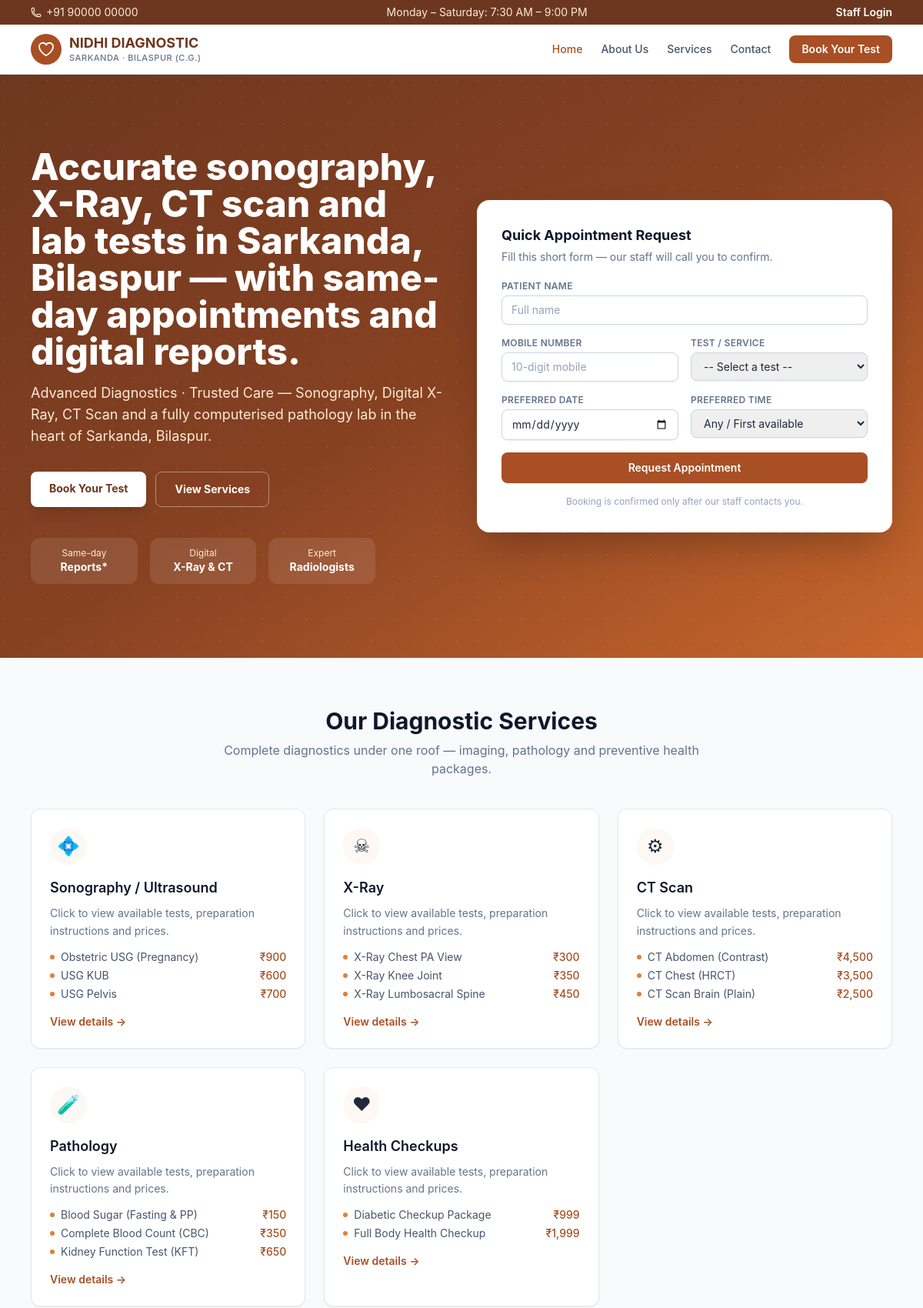
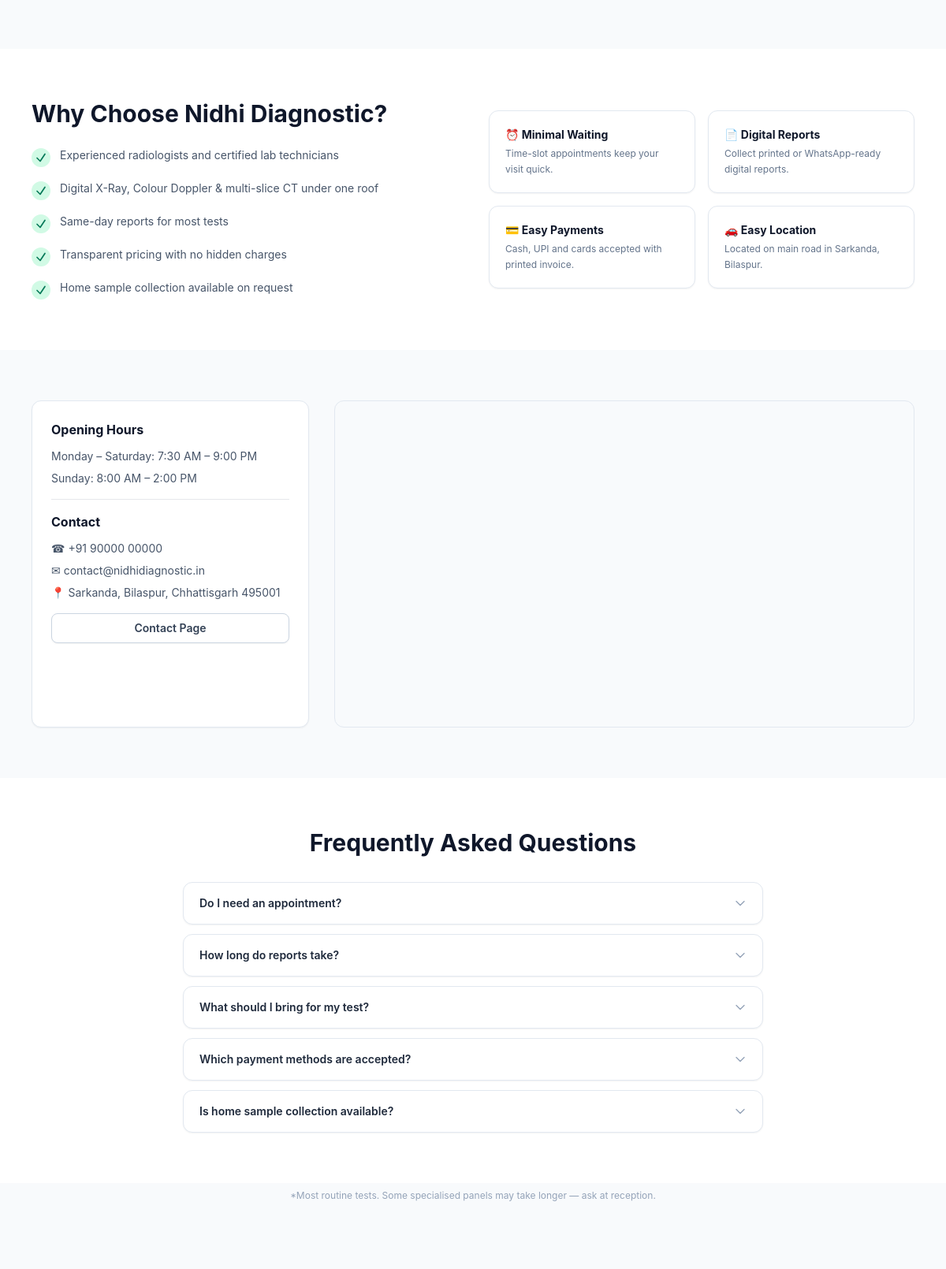
The page / (upper part) on the database its author committed (2 pictures, top to bottom).
### app/utils/helpers.py (models this page shows, shortened)
class Setting(db.Model):
    __tablename__ = "settings"
    key = db.Column(db.String(64), primary_key=True)
    value = db.Column(db.Text, nullable=False, default="")
    updated_at = db.Column(
        db.DateTime, default=lambda: datetime.now(timezone.utc).replace(tzinfo=None),
        onupdate=lambda: datetime.now(timezone.utc).replace(tzinfo=None),
    )
    updated_by = db.Column(db.Integer, db.ForeignKey("users.id", ondelete="SET NULL"))

### app/models/content.py (models this page shows)
class WebsiteContent(db.Model, TimestampMixin):
    __tablename__ = "website_contents"
    id = db.Column(db.Integer, primary_key=True)
    key = db.Column(db.String(64), unique=True, nullable=False, index=True)
    title = db.Column(db.String(200))  # human label in admin UI
    body = db.Column(db.Text, default="")
    updated_by_id = db.Column(db.Integer, db.ForeignKey("users.id"))

class FAQ(db.Model, TimestampMixin):
    __tablename__ = "faqs"
    id = db.Column(db.Integer, primary_key=True)
    question = db.Column(db.String(255), nullable=False)
    answer = db.Column(db.Text, nullable=False)
    sort_order = db.Column(db.Integer, default=0, nullable=False)
    is_active = db.Column(db.Boolean, default=True, nullable=False)

### app/models/service.py (models this page shows, shortened)
class ServiceCategory(db.Model, TimestampMixin):
    __tablename__ = "service_categories"
    id = db.Column(db.Integer, primary_key=True)
    name = db.Column(db.String(96), unique=True, nullable=False)
    slug = db.Column(db.String(96), unique=True, nullable=False, index=True)
    icon = db.Column(db.String(64))  # inline svg key / emoji
    description = db.Column(db.Text)
    sort_order = db.Column(db.Integer, default=0, nullable=False)
    is_active = db.Column(db.Boolean, default=True, nullable=False)
    services = db.relationship(
        "Service", back_populates="category", lazy="dynamic",
        order_by="Service.name",
    )

class Service(db.Model, TimestampMixin):
    __tablename__ = "services"
    id = db.Column(db.Integer, primary_key=True)
    code = db.Column(db.String(32), unique=True, nullable=False, index=True)
    name = db.Column(db.String(128), nullable=False, index=True)
    category_id = db.Column(
        db.Integer, db.ForeignKey("service_categories.id"), nullable=False
    )
    description = db.Column(db.Text)
    preparation_instructions = db.Column(db.Text)
    duration_minutes = db.Column(db.Integer, default=30)
    price = db.Column(db.Numeric(10, 2), nullable=False, default=0)
    show_price_public = db.Column(db.Boolean, default=True, nullable=False)
    discount_eligible = db.Column(db.Boolean, default=True, nullable=False)
    tax_percent = db.Column(db.Numeric(5, 2), default=0, nullable=False)
    requires_appointment = db.Column(db.Boolean, default=True, nullable=False)
    is_active = db.Column(db.Boolean, default=True, nullable=False)
    category = db.relationship("ServiceCategory", back_populates="services")
    bookings = db.relationship(
        "BookingService", back_populates="service", lazy="dynamic"
    )

### app/website/routes.py (the view)
@website_bp.route("/")
def home():
    cats = _active_categories()
    banners = Banner.query.filter_by(is_active=True).order_by(Banner.sort_order).limit(3).all()
    faqs = FAQ.query.filter_by(is_active=True).order_by(FAQ.sort_order).all()
    content = {}
    from app.models.content import WebsiteContent
    for row in WebsiteContent.query.all():
        content[row.key] = row
    form = BookingForm()
    form.service_id.choices = [(0, "-- Select a test --")] + [
        (s.id, s.name) for s in Service.query.filter_by(is_active=True).order_by(Service.name)
    ]
    return render_template(
        "website/home.html", categories=cats, banners=banners, faqs=faqs,
        content=content, form=form, show_prices=show_public_prices(),
        today=date.today(),
    )

### app/templates/website/home.html (shortened to what this page needs)
{% extends "website/base.html" %}
{% block content %}
<section class="relative overflow-x-clip bg-gradient-to-br from-brand-900 via-brand-800 to-brand-600 text-white">
  <div class="absolute inset-0 opacity-10" style="background-image:radial-gradient(circle at 20% 30%, white 1px, transparent 1px); background-size: 28px 28px;"></div>
  <div class="relative mx-auto grid max-w-6xl items-center gap-10 px-4 py-10 sm:py-16 lg:grid-cols-2 lg:py-24">
    <div>
      {% set hero = content.get('home_hero_title') %}
      <h1 class="text-3xl font-extrabold leading-tight sm:text-4xl lg:text-5xl">
        {{ hero.body if hero else 'Advanced Diagnostics You Can Trust' }}
      </h1>
      <p class="mt-4 max-w-xl text-base leading-relaxed text-brand-100 sm:text-lg">
        {{ get_setting('tagline') }} — Sonography, Digital X-Ray, CT Scan and a fully
        computerised pathology lab in the heart of Sarkanda, Bilaspur.
      </p>
      <div class="mt-8 flex flex-wrap gap-3">
        <a href="{{ url_for('website.book') }}" class="rounded-lg bg-white px-6 py-3 text-sm font-bold text-brand-900 shadow-lg hover:bg-brand-50 transition">Book Your Test</a>
        <a href="{{ url_for('website.services') }}" class="rounded-lg border border-white/40 px-6 py-3 text-sm font-bold text-white hover:bg-white/10 transition">View Services</a>
      </div>
      <dl class="mt-10 grid max-w-md grid-cols-3 gap-4 text-center">
        <div class="rounded-xl bg-white/10 px-3 py-3 backdrop-blur"><dt class="text-xs text-brand-100">Same-day</dt><dd class="text-sm font-bold">Reports*</dd></div>
        <div class="rounded-xl bg-white/10 px-3 py-3 backdrop-blur"><dt class="text-xs text-brand-100">Digital</dt><dd class="text-sm font-bold">X-Ray &amp; CT</dd></div>
        <div class="rounded-xl bg-white/10 px-3 py-3 backdrop-blur"><dt class="text-xs text-brand-100">Expert</dt><dd class="text-sm font-bold">Radiologists</dd></div>
      </dl>
    </div>
    <div class="rounded-2xl bg-white p-6 shadow-2xl text-slate-800 sm:p-8">
      <h2 class="text-lg font-bold text-slate-900">Quick Appointment Request</h2>
      <p class="mt-1 text-sm text-slate-500">Fill this short form — our staff will call you to confirm.</p>
      <form method="post" action="{{ url_for('website.book_quick') }}" class="mt-5 space-y-4">
        <div class="grid gap-4 sm:grid-cols-2">
          <div class="sm:col-span-2">
            <label class="label" for="hero_name">Patient Name</label>
            <input id="hero_name" name="patient_name" required maxlength="128" class="input" placeholder="Full name">
          </div>
          <div>
            <label class="label" for="hero_mobile">Mobile Number</label>
            <input id="hero_mobile" name="mobile" required inputmode="numeric" pattern="[6-9][0-9]{9}" class="input" placeholder="10-digit mobile">
          </div>
          <div>
            <label class="label" for="hero_service">Test / Service</label>
            <select id="hero_service" name="service_id" required class="input">
              {% for value, label in form.service_id.choices %}
              <option value="{{ value }}" {% if value == 0 %}disabled selected{% endif %}>{{ label }}</option>
              {% endfor %}
            </select>
          </div>
          <div>
            <label class="label" for="hero_date">Preferred Date</label>
            <input id="hero_date" type="date" name="preferred_date" required min="{{ today.isoformat() }}" class="input">
          </div>
          <div>
            <label class="label" for="hero_time">Preferred Time</label>
            <select id="hero_time" name="preferred_time" class="input">
              {% for value, label in form.preferred_time.choices %}
              <option value="{{ value }}">{{ label }}</option>
              {% endfor %}
            </select>
          </div>
        </div>
        <button type="submit" class="btn-primary w-full py-2.5">Request Appointment</button>
        <p class="text-center text-xs text-slate-400">Booking is confirmed only after our staff contacts you.</p>
      </form>
    </div>
  </div>
</section>
<section class="mx-auto max-w-6xl px-4 py-16">
  <div class="text-center">
    <h2 class="text-2xl font-bold text-slate-900 sm:text-3xl">Our Diagnostic Services</h2>
    <p class="mx-auto mt-2 max-w-2xl text-slate-500">Complete diagnostics under one roof — imaging, pathology and preventive health packages.</p>
  </div>
  <div class="mt-10 grid gap-6 sm:grid-cols-2 lg:grid-cols-3">
    {% for cat in categories %}
    <a href="{{ url_for('website.category', slug=cat.slug) }}"
       class="card group p-6 transition hover:-translate-y-1 hover:shadow-lg">
      <span class="flex h-12 w-12 items-center justify-center rounded-full bg-brand-50 text-2xl">{{ cat.icon or '&#9877;' }}</span>
      <h3 class="mt-4 text-lg font-semibold text-slate-900 group-hover:text-brand-700">{{ cat.name }}</h3>
      <p class="mt-2 line-clamp-2 text-sm leading-relaxed text-slate-500">{{ cat.description or 'Click to view available tests, preparation instructions and prices.' }}</p>
      <ul class="mt-3 space-y-1 text-sm text-slate-600">
        {% for svc in cat.services.filter_by(is_active=True).limit(3) %}
        <li class="flex items-center gap-2"><span class="h-1.5 w-1.5 rounded-full bg-brand-500"></span>{{ svc.name }}
          {% if show_prices and svc.show_price_public %}<span class="ml-auto font-medium text-brand-700">&#8377;{{ '{:,.0f}'.format(svc.price) }}</span>{% endif %}
        </li>
        {% endfor %}
      </ul>
      <p class="mt-4 text-sm font-semibold text-brand-700">View details &rarr;</p>
    </a>
    {% endfor %}
  </div>
</section>
<section class="bg-white py-16">
  <div class="mx-auto max-w-6xl px-4 grid gap-10 lg:grid-cols-2 lg:items-center">
    <div>
      {% set why = content.get('why_choose_us') %}
      <h2 class="text-2xl font-bold text-slate-900 sm:text-3xl">Why Choose {{ center_name() }}?</h2>
      <ul class="mt-6 space-y-4">
        {% for point in (why.body.split('|') if why else []) %}
        <li class="flex items-start gap-3">
          <span class="mt-0.5 flex h-6 w-6 flex-none items-center justify-center rounded-full bg-emerald-100 text-emerald-700">
            <svg class="h-4 w-4" fill="none" stroke="currentColor" stroke-width="2.5" viewBox="0 0 24 24"><path stroke-linecap="round" stroke-linejoin="round" d="M4.5 12.75l6 6 9-13.5"/></svg>
          </span>
          <p class="text-sm leading-relaxed text-slate-600">{{ point.strip() }}</p>
        </li>
        {% else %}
        <li>Experienced radiologists &amp; certified technicians</li>
        <li>Digital X-Ray, Colour Doppler &amp; multi-slice CT under one roof</li>
        <li>Same-day reports for most tests</li>
        <li>Transparent pricing</li>
        {% endfor %}
      </ul>
    </div>
    <div class="grid gap-4 sm:grid-cols-2">
      <div class="card p-5"><p class="text-sm font-bold text-slate-900">&#9200; Minimal Waiting</p><p class="mt-1 text-xs leading-relaxed text-slate-500">Time-slot appointments keep your visit quick.</p></div>
      <div class="card p-5"><p class="text-sm font-bold text-slate-900">&#128196; Digital Reports</p><p class="mt-1 text-xs leading-relaxed text-slate-500">Collect printed or WhatsApp-ready digital reports.</p></div>
      <div class="card p-5"><p class="text-sm font-bold text-slate-900">&#128179; Easy Payments</p><p class="mt-1 text-xs leading-relaxed text-slate-500">Cash, UPI and cards accepted with printed invoice.</p></div>
      <div class="card p-5"><p class="text-sm font-bold text-slate-900">&#128663; Easy Location</p><p class="mt-1 text-xs leading-relaxed text-slate-500">Located on main road in Sarkanda, Bilaspur.</p></div>
    </div>
  </div>
</section>
<section class="mx-auto max-w-6xl px-4 py-16 grid gap-8 lg:grid-cols-3">
  <div class="card p-6">
    <h3 class="font-bold text-slate-900">Opening Hours</h3>
    <ul class="mt-3 space-y-2 text-sm text-slate-600">
      <li>{{ get_setting('opening_hours_weekday') }}</li>
      <li>{{ get_setting('opening_hours_sunday') }}</li>
    </ul>
    <hr class="my-4">
    <h3 class="font-bold text-slate-900">Contact</h3>
    <ul class="mt-3 space-y-2 text-sm text-slate-600">
      <li>&#9742; {{ get_setting('phone') }}</li>
      <li>&#9993; {{ get_setting('email') }}</li>
      <li>&#128205; {{ get_setting('address_line1') }}, {{ get_setting('address_line2') }}</li>
    </ul>
    <a href="{{ url_for('website.contact') }}" class="btn-secondary mt-4 w-full">Contact Page</a>
  </div>
  <div class="lg:col-span-2 overflow-hidden rounded-xl border border-slate-200">
    <iframe title="Location map" src="{{ get_setting('map_embed_url') }}" class="aspect-video w-full" loading="lazy"></iframe>
  </div>
</section>
{% if faqs %}
<section class="bg-white py-16">
  <div class="mx-auto max-w-3xl px-4">
    <h2 class="text-center text-2xl font-bold text-slate-900 sm:text-3xl">Frequently Asked Questions</h2>
    <div class="mt-8 space-y-3" x-data="{open: null}">
      {% for faq in faqs %}
      <div class="card overflow-hidden">
        <button class="flex w-full items-center justify-between px-5 py-4 text-left text-sm font-semibold text-slate-800"
                @click="open = open === {{ loop.index }} ? null : {{ loop.index }}">
          {{ faq.question }}
          <svg class="h-4 w-4 flex-none text-slate-400 transition" :class="open === {{ loop.index }} && 'rotate-180'" fill="none" stroke="currentColor" stroke-width="2" viewBox="0 0 24 24"><path stroke-linecap="round" stroke-linejoin="round" d="M19.5 8.25l-7.5 7.5-7.5-7.5"/></svg>
        </button>
      </div>
      {% endfor %}
    </div>
  </div>
</section>
{% endif %}
<p class="pb-6 pt-2 text-center text-xs text-slate-400">*Most routine tests. Some specialised panels may take longer — ask at reception.</p>
{% endblock %}

### app/templates/website/base.html (shortened to what this page needs)
{% extends "base.html" %}
{% set nav_settings = nav_settings if nav_settings is defined else {} %}
{% block body %}
<div class="flex min-h-screen flex-col">
  <div class="bg-brand-900 text-brand-100 text-xs sm:text-sm">
    <div class="mx-auto flex max-w-6xl flex-wrap items-center justify-between gap-x-4 gap-y-1 px-4 py-1.5">
      <span class="inline-flex items-center gap-1.5">
        {{ nav_settings.phone or get_setting('phone') }}
      </span>
      <span class="hidden md:inline">{{ nav_settings.opening_hours_weekday or get_setting('opening_hours_weekday') }}</span>
      <a href="{{ url_for('admin_dash.dashboard') }}" class="font-semibold text-white hover:underline">Staff Login</a>
    </div>
  </div>
  <header class="sticky top-0 z-40 border-b border-slate-200 bg-white/95 backdrop-blur">
    <div class="mx-auto max-w-6xl px-4" x-data="{open: false}">
      <div class="flex h-16 items-center justify-between">
        <a href="{{ url_for('website.home') }}" class="flex items-center gap-2.5">
          <span class="flex h-10 w-10 items-center justify-center rounded-full bg-brand-700 text-white">
            <svg class="h-6 w-6" fill="none" stroke="currentColor" stroke-width="1.8" viewBox="0 0 24 24"><path stroke-linecap="round" stroke-linejoin="round" d="M21 8.25c0-2.485-2.099-4.5-4.688-4.5-1.935 0-3.597 1.126-4.312 2.733-.715-1.607-2.377-2.733-4.313-2.733C5.1 3.75 3 5.765 3 8.25c0 7.22 9 12 9 12s9-4.78 9-12z"/></svg>
          </span>
          <span>
            <span class="block text-lg font-bold leading-tight text-brand-900">NIDHI DIAGNOSTIC</span>
            <span class="block text-[11px] font-medium uppercase tracking-wider text-slate-500">Sarkanda &middot; Bilaspur (C.G.)</span>
          </span>
        </a>
        <nav class="hidden items-center gap-6 text-sm font-medium text-slate-600 md:flex">
          <a href="{{ url_for('website.home') }}" class="hover:text-brand-700 {% if request.endpoint == 'website.home' %}text-brand-700{% endif %}">Home</a>
          <a href="{{ url_for('website.about') }}" class="hover:text-brand-700 {% if request.endpoint == 'website.about' %}text-brand-700{% endif %}">About Us</a>
          <a href="{{ url_for('website.services') }}" class="hover:text-brand-700 {% if 'website.services' in (request.endpoint or '') or request.endpoint == 'website.category' %}text-brand-700{% endif %}">Services</a>
          <a href="{{ url_for('website.contact') }}" class="hover:text-brand-700 {% if request.endpoint == 'website.contact' %}text-brand-700{% endif %}">Contact</a>
          <a href="{{ url_for('website.book') }}" class="btn-primary">Book Your Test</a>
        </nav>
      </div>
    </div>
  </header>
  <main class="flex-1">{% block content %}{% endblock %}</main>
</div>
{% endblock %}

### rows shown on the page
Setting: value "+91 90000 00000"
Setting: value "Monday – Saturday: 7:30 AM – 9:00 PM"
WebsiteContent: body "Accurate sonography, X-Ray, CT scan and lab tests in Sarkanda, Bilaspur — with same-day appointments and digital reports."
Setting: value "Advanced Diagnostics · Trusted Care"
ServiceCategory: icon "💠", name "Sonography / Ultrasound", description "Click to view available tests, preparation instructions and prices."
Service: name "Obstetric USG (Pregnancy)", price "900"
Service: name "USG KUB", price "600"
Service: name "USG Pelvis", price "700"
ServiceCategory: icon "☠", name "X-Ray", description "Click to view available tests, preparation instructions and prices."
Service: name "X-Ray Chest PA View", price "300"
Service: name "X-Ray Knee Joint", price "350"
Service: name "X-Ray Lumbosacral Spine", price "450"
ServiceCategory: icon "⚙", name "CT Scan", description "Click to view available tests, preparation instructions and prices."
Service: name "CT Abdomen (Contrast)", price "4,500"
Service: name "CT Chest (HRCT)", price "3,500"
Service: name "CT Scan Brain (Plain)", price "2,500"
ServiceCategory: icon "🧪", name "Pathology", description "Click to view available tests, preparation instructions and prices."
Service: name "Blood Sugar (Fasting & PP)", price "150"
Service: name "Complete Blood Count (CBC)", price "350"
Service: name "Kidney Function Test (KFT)", price "650"
ServiceCategory: icon "❤", name "Health Checkups", description "Click to view available tests, preparation instructions and prices."
Service: name "Diabetic Checkup Package", price "999"
Service: name "Full Body Health Checkup", price "1,999"
Setting: value "Nidhi Diagnostic"
Setting: value "Sunday: 8:00 AM – 2:00 PM"
Setting: value "contact@nidhidiagnostic.in"
Setting: value "Sarkanda"
Setting: value "Bilaspur, Chhattisgarh 495001"
FAQ: question "Do I need an appointment?"
FAQ: question "How long do reports take?"
FAQ: question "What should I bring for my test?"
FAQ: question "Which payment methods are accepted?"
FAQ: question "Is home sample collection available?"

### other values the page prints
{{ point.strip() }} "Experienced radiologists and certified lab technicians" "Digital X-Ray, Colour Doppler & multi-slice CT under one roof" "Same-day reports for most tests" "Transparent pricing with no hidden charges" "Home sample collection available on request"
form field service_id "-- Select a test --"
form field preferred_time "Any / First available"
